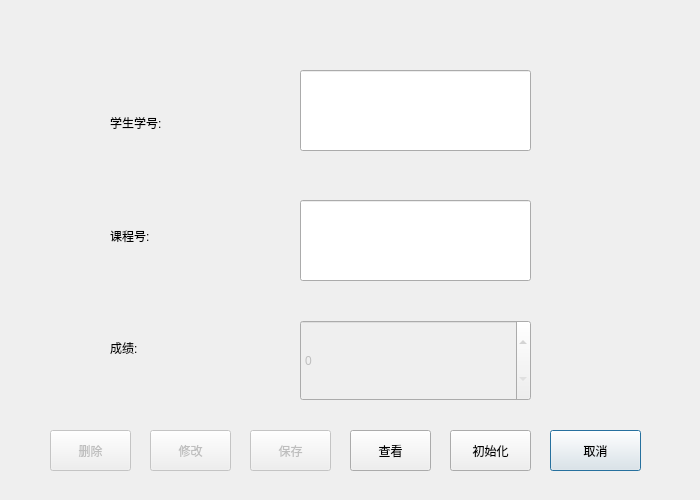
<?xml version="1.0" encoding="UTF-8"?>
<ui version="4.0">
 <class>read_grade_Dialog</class>
 <widget class="QDialog" name="read_grade_Dialog">
  <property name="geometry">
   <rect>
    <x>0</x>
    <y>0</y>
    <width>700</width>
    <height>500</height>
   </rect>
  </property>
  <property name="windowTitle">
   <string>查看/修改/删除 成绩</string>
  </property>
  <widget class="QSpinBox" name="score">
   <property name="enabled">
    <bool>false</bool>
   </property>
   <property name="geometry">
    <rect>
     <x>300</x>
     <y>320</y>
     <width>231</width>
     <height>81</height>
    </rect>
   </property>
   <property name="maximum">
    <number>100</number>
   </property>
  </widget>
  <widget class="QLineEdit" name="course">
   <property name="enabled">
    <bool>true</bool>
   </property>
   <property name="geometry">
    <rect>
     <x>300</x>
     <y>200</y>
     <width>231</width>
     <height>81</height>
    </rect>
   </property>
  </widget>
  <widget class="QWidget" name="layoutWidget">
   <property name="geometry">
    <rect>
     <x>110</x>
     <y>70</y>
     <width>151</width>
     <height>331</height>
    </rect>
   </property>
   <layout class="QVBoxLayout" name="verticalLayout">
    <item>
     <widget class="QLabel" name="label_student">
      <property name="text">
       <string>学生学号:</string>
      </property>
     </widget>
    </item>
    <item>
     <widget class="QLabel" name="label_course">
      <property name="text">
       <string>课程号:</string>
      </property>
     </widget>
    </item>
    <item>
     <widget class="QLabel" name="label_score">
      <property name="text">
       <string>成绩:</string>
      </property>
     </widget>
    </item>
   </layout>
  </widget>
  <widget class="QLineEdit" name="student">
   <property name="geometry">
    <rect>
     <x>300</x>
     <y>70</y>
     <width>231</width>
     <height>81</height>
    </rect>
   </property>
  </widget>
  <widget class="QPushButton" name="cancel">
   <property name="geometry">
    <rect>
     <x>550</x>
     <y>430</y>
     <width>91</width>
     <height>41</height>
    </rect>
   </property>
   <property name="text">
    <string>取消</string>
   </property>
  </widget>
  <widget class="QPushButton" name="read">
   <property name="geometry">
    <rect>
     <x>350</x>
     <y>430</y>
     <width>81</width>
     <height>41</height>
    </rect>
   </property>
   <property name="text">
    <string>查看</string>
   </property>
  </widget>
  <widget class="QPushButton" name="initialize">
   <property name="geometry">
    <rect>
     <x>450</x>
     <y>430</y>
     <width>81</width>
     <height>41</height>
    </rect>
   </property>
   <property name="text">
    <string>初始化</string>
   </property>
  </widget>
  <widget class="QPushButton" name="save">
   <property name="enabled">
    <bool>false</bool>
   </property>
   <property name="geometry">
    <rect>
     <x>250</x>
     <y>430</y>
     <width>81</width>
     <height>41</height>
    </rect>
   </property>
   <property name="text">
    <string>保存</string>
   </property>
  </widget>
  <widget class="QPushButton" name="change">
   <property name="enabled">
    <bool>false</bool>
   </property>
   <property name="geometry">
    <rect>
     <x>150</x>
     <y>430</y>
     <width>81</width>
     <height>41</height>
    </rect>
   </property>
   <property name="text">
    <string>修改</string>
   </property>
  </widget>
  <widget class="QPushButton" name="_delete">
   <property name="enabled">
    <bool>false</bool>
   </property>
   <property name="geometry">
    <rect>
     <x>50</x>
     <y>430</y>
     <width>81</width>
     <height>41</height>
    </rect>
   </property>
   <property name="text">
    <string>删除</string>
   </property>
   <property name="checkable">
    <bool>false</bool>
   </property>
  </widget>
 </widget>
 <resources/>
 <connections>
  <connection>
   <sender>cancel</sender>
   <signal>clicked()</signal>
   <receiver>read_grade_Dialog</receiver>
   <slot>reject()</slot>
   <hints>
    <hint type="sourcelabel">
     <x>617</x>
     <y>498</y>
    </hint>
    <hint type="destinationlabel">
     <x>655</x>
     <y>537</y>
    </hint>
   </hints>
  </connection>
 </connections>
</ui>
